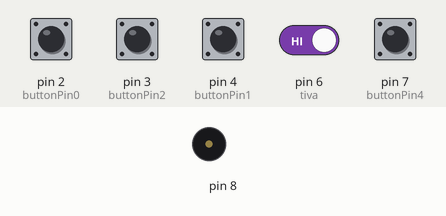
A sketch run on a simulated Arduino Uno, built with avr-gcc and run on an emulated ATmega328P. Shown: buzzer (waves = sounding). The test bench sets the inputs (shaded band); at power-on: pin 2 (buttonPin0), pin 4 (buttonPin1), pin 6 (tiva) HIGH, pin 3 (buttonPin2), pin 7 (buttonPin4) LOW. What the sketch prints to the serial monitor is not drawn.

Above: at 1.2 s.
1.3 s: pin 6 (tiva) driven LOW
At 3.3 s:
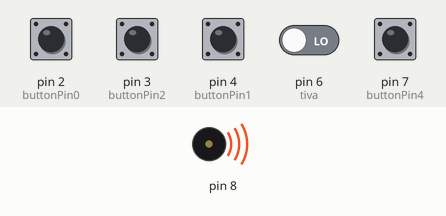
4.3 s: pin 6 (tiva) driven HIGH
At 5.6 s:
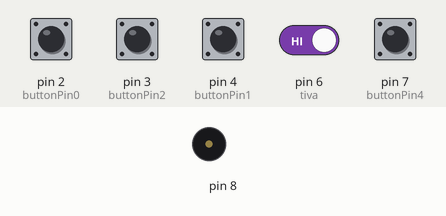
5.9 s: pin 2 (buttonPin0) pulled LOW for 0.15 s
At 7.2 s:
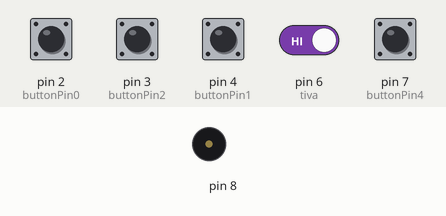
7.5 s: pin 4 (buttonPin1) pulled LOW for 0.15 s
At 8.4 s:
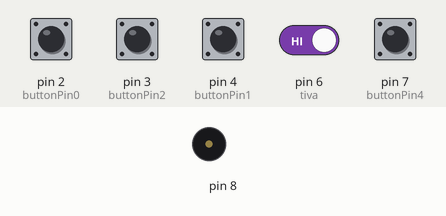
Timing chart, 0 to 10.1 s (numbered marks = the images above; inputs shaded):
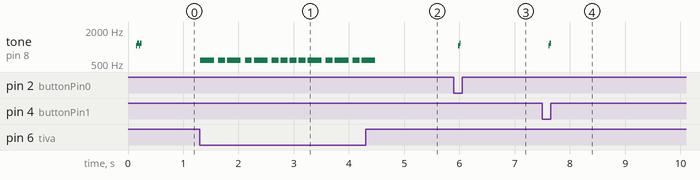

The sketch:

Controles_y_sonido.ino
```cpp
const int buttonPin0 = 2;
const int buttonPin1 = 4;
int buttonState0 = 0;
int buttonState1 = 0;
byte inByte = 0;
int bandera0 = 0;
int bandera1 = 0;

#include "pitches.h"
const int buttonPin = 2;    // the number of the pushbutton pin
int buttonState;             // the current reading from the input pin
int lastButtonState = LOW;   // the previous reading from the input pin
const int buttonPin2 = 3;    // the number of the pushbutton pin
int buttonState2;             // the current reading from the input pin
int lastButtonState2 = LOW;   // the previous reading from the input pin
const int buttonPin3 = 4;    // the number of the pushbutton pin
int buttonState3;             // the current reading from the input pin
int lastButtonState3 = LOW;   // the previous reading from the input pin
const int buttonPin4 = 7;    // the number of the pushbutton pin
int buttonState4;             // the current reading from the input pin
int lastButtonState4 = LOW;   // the previous reading from the input pin

const int tiva = 6;
int tstate = LOW;

unsigned long lastDebounceTime = 0;  // the last time the output pin was toggled
unsigned long lastDebounceTime2 = 0;  // the last time the output pin was toggled
unsigned long lastDebounceTime3 = 0;  // the last time the output pin was toggled
unsigned long lastDebounceTime4 = 0;  // the last time the output pin was toggled

unsigned long debounceDelay = 50;    // the debounce time; increase if the output flickers

// notes in the melody:
int melody[] = {
  NOTE_D5, NOTE_D5, NOTE_D5, NOTE_D5, NOTE_D5, NOTE_D5, NOTE_D5, NOTE_D5,
NOTE_D5, NOTE_D5, NOTE_D5, NOTE_D5, NOTE_D5, NOTE_D5, NOTE_D5, NOTE_D5,
NOTE_D5, NOTE_D5, NOTE_D5, NOTE_D5, NOTE_D5, NOTE_D5, NOTE_D5, NOTE_D5,
NOTE_A4, NOTE_C5, NOTE_D5, NOTE_D5, NOTE_D5, NOTE_E5, NOTE_F5, NOTE_F5,
NOTE_F5, NOTE_G5, NOTE_E5, NOTE_E5, NOTE_D5, NOTE_C5, NOTE_C5, NOTE_D5,
0, NOTE_A4, NOTE_C5, NOTE_B4, NOTE_D5, NOTE_B4, NOTE_E5, NOTE_F5,
NOTE_F5, NOTE_C5, NOTE_C5, NOTE_C5, NOTE_C5, NOTE_D5, NOTE_C5,
NOTE_D5, 0, 0, NOTE_A4, NOTE_C5, NOTE_D5, NOTE_D5, NOTE_D5, NOTE_F5,
NOTE_G5, NOTE_G5, NOTE_G5, NOTE_A5, NOTE_A5, NOTE_A5, NOTE_A5, NOTE_G5,
NOTE_A5, NOTE_D5, 0, NOTE_D5, NOTE_E4, NOTE_F5, NOTE_F5, NOTE_G5, NOTE_A5,
NOTE_D5, 0, NOTE_D5, NOTE_F5, NOTE_E5, NOTE_E5, NOTE_F5, NOTE_D5
};

// note durations: 4 = quarter note, 8 = eighth note, etc.:
int noteDurations[] = {
  4,8,4,8,4,8,8,8,8,4,8,4,8,4,8,8,8,8,4,8,4,8,
4,8,8,8,8,4,4,8,8,4,4,8,8,4,4,8,8,
8,4,8,8,8,4,4,8,8,4,4,8,8,4,4,8,4,
4,8,8,8,8,4,4,8,8,4,4,8,8,4,4,8,8,
8,4,8,8,8,4,4,4,8,4,8,8,8,4,4,8,8
};

int noteDurationsp[] = {
  60, 40
};
int melodyp[] = {
  NOTE_C6, NOTE_D6
};

void setup(){
 Serial.begin(9600);
 pinMode(buttonPin0, INPUT_PULLUP);
 pinMode(buttonPin1, INPUT_PULLUP);

 pinMode(buttonPin, INPUT_PULLUP);
 pinMode(tiva, INPUT);
}

void loop(){
  inByte = 0;
  buttonState0 = digitalRead(buttonPin0);
  buttonState1 = digitalRead(buttonPin1);
  if (buttonState0 == HIGH) {
    bandera0 = 1;
  }else{
   if(bandera0 == 1){
      inByte = 1;
      bandera0 = 0;
      }
    }

  if (buttonState1 == HIGH) {
    bandera1 = 1;
  }else{
   if(bandera1 == 1){
      inByte = 2;
      bandera1 = 0;
      }
    }
    Serial.write(inByte);
    Serial.println(inByte);
    delay(75);

  tstate = digitalRead(tiva);
  if (tstate == LOW){
     // iterate over the notes of the melody:
  for (int thisNote = 0; thisNote < (sizeof(melody)/sizeof(int)); thisNote++) {
    tstate = digitalRead(tiva);
    if (tstate == HIGH){
      break;
    }
    // to calculate the note duration, take one second divided by the note type.
    //e.g. quarter note = 1000 / 4, eighth note = 1000/8, etc.
    int noteDuration = 1000 / noteDurations[thisNote];
    tone(8, melody[thisNote], noteDuration);

    // to distinguish the notes, set a minimum time between them.
    // the note's duration + 30% seems to work well:
    int pauseBetweenNotes = noteDuration * 1.30;
    delay(pauseBetweenNotes);
    // stop the tone playing:
    noTone(8);
  }
  }


  if (tstate == HIGH){
int reading = !digitalRead(buttonPin);


  if (reading != lastButtonState) {
    // reset the debouncing timer
    lastDebounceTime = millis();
  }


  if ((millis() - lastDebounceTime) > debounceDelay) {
    // whatever the reading is at, it's been there for longer than the debounce
    // delay, so take it as the actual current state:

    // if the button state has changed:
    if (reading != buttonState) {
      buttonState = reading;

      // only toggle the LED if the new button state is HIGH
      if (buttonState == HIGH) {
            for (int thisNote = 0; thisNote < 2; thisNote++) {
              int noteDuration = 1000 / noteDurationsp[thisNote];
              tone(8, melodyp[thisNote], noteDuration);
              int pauseBetweenNotes = noteDuration * 1.30;
              delay(pauseBetweenNotes);
              noTone(8);
            }
      }
    }
  }


  int reading2 = !digitalRead(buttonPin2);

    if (reading2 != lastButtonState2) {
    // reset the debouncing timer
    lastDebounceTime2 = millis();
  }


    if ((millis() - lastDebounceTime2) > debounceDelay) {
    // whatever the reading is at, it's been there for longer than the debounce
    // delay, so take it as the actual current state:

    // if the button state has changed:
    if (reading2 != buttonState2) {
      buttonState2 = reading2;

      // only toggle the LED if the new button state is HIGH
      if (buttonState2 == HIGH) {
            for (int thisNote = 0; thisNote < 2; thisNote++) {
              int noteDuration = 1000 / noteDurationsp[thisNote];
              tone(8, melodyp[thisNote], noteDuration);
              int pauseBetweenNotes = noteDuration * 1.30;
              delay(pauseBetweenNotes);
              noTone(8);
            }
      }
    }
  }


     int reading3 = !digitalRead(buttonPin3);

    if (reading3 != lastButtonState3) {
    // reset the debouncing timer
    lastDebounceTime3 = millis();
  }


    if ((millis() - lastDebounceTime3) > debounceDelay) {
    // whatever the reading is at, it's been there for longer than the debounce
    // delay, so take it as the actual current state:

    // if the button state has changed:
    if (reading3 != buttonState3) {
      buttonState3 = reading3;

      // only toggle the LED if the new button state is HIGH
      if (buttonState3 == HIGH) {
            for (int thisNote = 0; thisNote < 2; thisNote++) {
              int noteDuration = 1000 / noteDurationsp[thisNote];
              tone(8, melodyp[thisNote], noteDuration);
              int pauseBetweenNotes = noteDuration * 1.30;
              delay(pauseBetweenNotes);
              noTone(8);
            }
      }
    }
  }


   int reading4 = !digitalRead(buttonPin4);
      if (reading4 != lastButtonState4) {
      // reset the debouncing timer
      lastDebounceTime4 = millis();
    }
    if ((millis() - lastDebounceTime4) > debounceDelay) {
    // whatever the reading is at, it's been there for longer than the debounce
    // delay, so take it as the actual current state:

    // if the button state has changed:
    if (reading4 != buttonState4) {
      buttonState4 = reading4;

      // only toggle the LED if the new button state is HIGH
      if (buttonState4 == HIGH) {
            for (int thisNote = 0; thisNote < 2; thisNote++) {
              int noteDuration = 1000 / noteDurationsp[thisNote];
              tone(8, melodyp[thisNote], noteDuration);
              int pauseBetweenNotes = noteDuration * 1.30;
              delay(pauseBetweenNotes);
              noTone(8);
            }
      }
    }
  }


  // save the reading. Next time through the loop, it'll be the lastButtonState:
  lastButtonState = reading;
  lastButtonState2 = reading2;
  lastButtonState3 = reading3;
  lastButtonState4 = reading4;
  }
}
```

pitches.h
```cpp
/*************************************************
 * Public Constants
 *************************************************/

#define NOTE_B0  31
#define NOTE_C1  33
#define NOTE_CS1 35
#define NOTE_D1  37
#define NOTE_DS1 39
#define NOTE_E1  41
#define NOTE_F1  44
#define NOTE_FS1 46
#define NOTE_G1  49
#define NOTE_GS1 52
#define NOTE_A1  55
#define NOTE_AS1 58
#define NOTE_B1  62
#define NOTE_C2  65
#define NOTE_CS2 69
#define NOTE_D2  73
#define NOTE_DS2 78
#define NOTE_E2  82
#define NOTE_F2  87
#define NOTE_FS2 93
#define NOTE_G2  98
#define NOTE_GS2 104
#define NOTE_A2  110
#define NOTE_AS2 117
#define NOTE_B2  123
#define NOTE_C3  131
#define NOTE_CS3 139
#define NOTE_D3  147
#define NOTE_DS3 156
#define NOTE_E3  165
#define NOTE_F3  175
#define NOTE_FS3 185
#define NOTE_G3  196
#define NOTE_GS3 208
#define NOTE_A3  220
#define NOTE_AS3 233
#define NOTE_B3  247
#define NOTE_C4  262
#define NOTE_CS4 277
#define NOTE_D4  294
#define NOTE_DS4 311
#define NOTE_E4  330
#define NOTE_F4  349
#define NOTE_FS4 370
#define NOTE_G4  392
#define NOTE_GS4 415
#define NOTE_A4  440
#define NOTE_AS4 466
#define NOTE_B4  494
#define NOTE_C5  523
#define NOTE_CS5 554
#define NOTE_D5  587
#define NOTE_DS5 622
#define NOTE_E5  659
#define NOTE_F5  698
#define NOTE_FS5 740
#define NOTE_G5  784
#define NOTE_GS5 831
#define NOTE_A5  880
#define NOTE_AS5 932
#define NOTE_B5  988
#define NOTE_C6  1047
#define NOTE_CS6 1109
#define NOTE_D6  1175
#define NOTE_DS6 1245
#define NOTE_E6  1319
#define NOTE_F6  1397
#define NOTE_FS6 1480
#define NOTE_G6  1568
#define NOTE_GS6 1661
#define NOTE_A6  1760
#define NOTE_AS6 1865
#define NOTE_B6  1976
#define NOTE_C7  2093
#define NOTE_CS7 2217
#define NOTE_D7  2349
#define NOTE_DS7 2489
#define NOTE_E7  2637
#define NOTE_F7  2794
#define NOTE_FS7 2960
#define NOTE_G7  3136
#define NOTE_GS7 3322
#define NOTE_A7  3520
#define NOTE_AS7 3729
#define NOTE_B7  3951
#define NOTE_C8  4186
#define NOTE_CS8 4435
#define NOTE_D8  4699
#define NOTE_DS8 4978
```

Measured:
- after the input at 1.3 s, tone on pin 8: plays 587 Hz for 0.25 s, 587 Hz for 0.13 s, 587 Hz for 0.25 s, 587 Hz for 0.13 s, 587 Hz for 0.25 s, 587 Hz for 0.13 s … (14 notes in this stretch), starting at once
- after the input at 4.3 s, tone on pin 8: goes on until 4.5 s, then stays silent
- after the input at 5.9 s, tone on pin 8: silent → 1047 Hz after 0.08 s, → 1175 Hz 0.02 s later, → silent 0.03 s later
- after the input at 7.5 s, tone on pin 8: silent → 1047 Hz after 0.11 s, → 1175 Hz 0.02 s later, → silent 0.03 s later
- by itself, tone on pin 8: plays 1047 Hz for 0.02 s, 1175 Hz for 0.03 s, 1047 Hz for 0.02 s, 1175 Hz for 0.03 s
